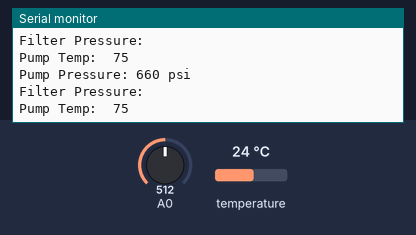
The sketch below on a simulated ESP8266 (NodeMCU). On the bench: the last lines printed to the serial monitor. Inputs (shaded band) come from the test bench; at power-on: temperature 24 °C, A0 = 512. WiFi joins after 1.5 s; servers stay silent unless stated.

Above: at 2.7 s.
2.8 s: temperature set to 12 °C
At 3.38 s:
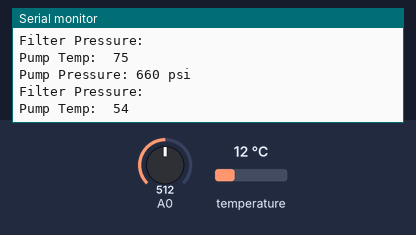
4.3 s: A0 set to 716
At 4.99 s:
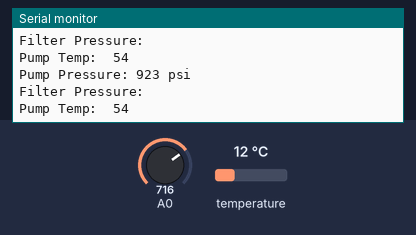
5.8 s: temperature set to 19 °C
At 6.2 s:
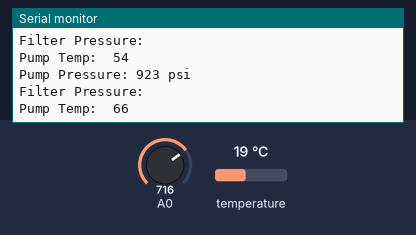
7.3 s: A0 set to 900
At 8.21 s:
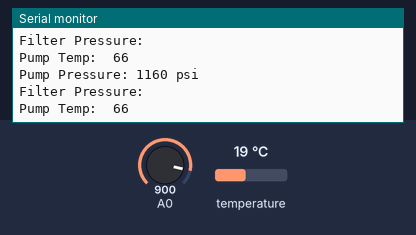
Timing chart, 0 to 9.8 s (numbered marks = the images above; inputs shaded):
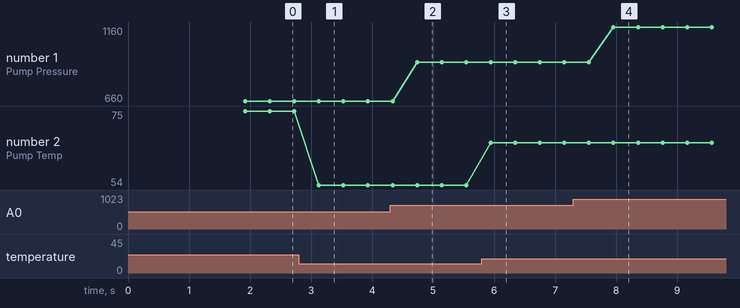

The sketch:

PumpMonitor-NodeMCU.ino
```cpp
//Pin Assignments: LCD=D1-D2, OneWire=D5, pumpRelay=D6, MUX=D7
#include <OneWire.h>
#include <DallasTemperature.h>
#include <SPI.h>
#include <ESP8266WiFi.h>
#include <ESP8266mDNS.h>
#include <WiFiUdp.h>
#include <ArduinoOTA.h>
#include <Wire.h>
#include "secrets.h"
int poffset = 300; // zero pressure adjust
int foffset = 300; // zero pressure adjust
int lowlimit = 30;
int highlimit = 50;
int power = HIGH;
const int pumpRelay = D6;  // the Arduino pin, which connects to the IN pin of relay
#define ONE_WIRE_BUS D5
int status = WL_IDLE_STATUS;
float pumpV;
float filtV;
float ppressure_psi; // final pressure
float fpressure_psi; // final pressure
float tempF;
float tempC;
OneWire oneWire(ONE_WIRE_BUS);
DallasTemperature sensors(&oneWire);
DeviceAddress pumpTherm;
WiFiClient client;

void setup(void)
{
  Serial.begin(115200);
  Serial.println("Booting");
  WiFi.mode(WIFI_STA);
  WiFi.begin(ssid, password);
  while (WiFi.waitForConnectResult() != WL_CONNECTED) {
    Serial.println("Connection Failed! Rebooting...");
    delay(5000);
    ESP.restart();
  }

   ArduinoOTA.setHostname("pumpmonitor");


  ArduinoOTA.setPassword("datiliot");

  // Password can be set with it's md5 value as well
  // MD5(admin) = 21232f297a57a5a743894a0e4a801fc3
  // ArduinoOTA.setPasswordHash("21232f297a57a5a743894a0e4a801fc3");

  ArduinoOTA.onStart([]() {
    String type;
    if (ArduinoOTA.getCommand() == U_FLASH) {
      type = "sketch";
    } else { // U_FS
      type = "filesystem";
    }

    // NOTE: if updating FS this would be the place to unmount FS using FS.end()
    Serial.println("Start updating " + type);
  });
  ArduinoOTA.onEnd([]() {
    Serial.println("\nEnd");
  });
  ArduinoOTA.onProgress([](unsigned int progress, unsigned int total) {
    Serial.printf("Progress: %u%%\r", (progress / (total / 100)));
  });
  ArduinoOTA.onError([](ota_error_t error) {
    Serial.printf("Error[%u]: ", error);
    if (error == OTA_AUTH_ERROR) {
      Serial.println("Auth Failed");
    } else if (error == OTA_BEGIN_ERROR) {
      Serial.println("Begin Failed");
    } else if (error == OTA_CONNECT_ERROR) {
      Serial.println("Connect Failed");
    } else if (error == OTA_RECEIVE_ERROR) {
      Serial.println("Receive Failed");
    } else if (error == OTA_END_ERROR) {
      Serial.println("End Failed");
    }
  });
  ArduinoOTA.begin();
  Serial.println("Ready");
  Serial.printf("IP address: ");
  Serial.println(WiFi.localIP());
  sensors.begin();
  sensors.setResolution(pumpTherm, 10);
  Wire.begin();
  Wire.beginTransmission(0x27);
}


void loop(void)
{
  ArduinoOTA.handle();
  getPressures();
  getTemps();
  printtoSerial();
}

void getPressures() {
  pumpV = analogRead(0) * 3.30 / 1024;     //Sensor output voltage
  ppressure_psi = (pumpV - (poffset/1000)) * 400;
  delay(100);
  filtV = analogRead(0) * 3.30 / 1024;     //Sensor output voltage
  fpressure_psi = (filtV - (foffset/1000)) * 400;
  delay(100);
}

void getTemps() {
  sensors.requestTemperatures();
  tempF = (DallasTemperature::toFahrenheit(sensors.getTempC(pumpTherm)));
}

void printtoSerial() {
  Serial.print(F("Pump Pressure: "));
  Serial.print(ppressure_psi, 0);
  Serial.println(" psi");
  Serial.print(F("Filter Pressure: "));
 // Serial.print(fpressure_psi, 0);
  Serial.printf(" " );
  Serial.println(F(" "));
  Serial.print(F("Pump Temp:  "));
  Serial.print(tempF, 0);
  Serial.printf("\n\r");
  Serial.println();
}
```

secrets.h
```cpp
#ifndef STASSID
#define STASSID "iot"
#define STAPSK  "datiliot!"
#endif

const char* ssid = STASSID;
const char* password = STAPSK;

char auth[] = "5gkMpk8xk175KrQkcrBPBCT0zHDu_mGv";
```

Measured:
- after the input at 2.8 s, the serial monitor: prints a new line after 0.33 s (image 1)
- after the input at 4.3 s, the serial monitor: prints a new line after 0.44 s (image 2)
- after the input at 5.8 s, the serial monitor: prints a new line after 0.14 s (image 3)
- after the input at 7.3 s, the serial monitor: prints a new line after 0.66 s (image 4)
- plotted number 1: 660 → 923 after the input at 4.3 s, 923 → 1160 after the input at 7.3 s
- plotted number 2: 75 → 54 after the input at 2.8 s, 54 → 66 after the input at 5.8 s
